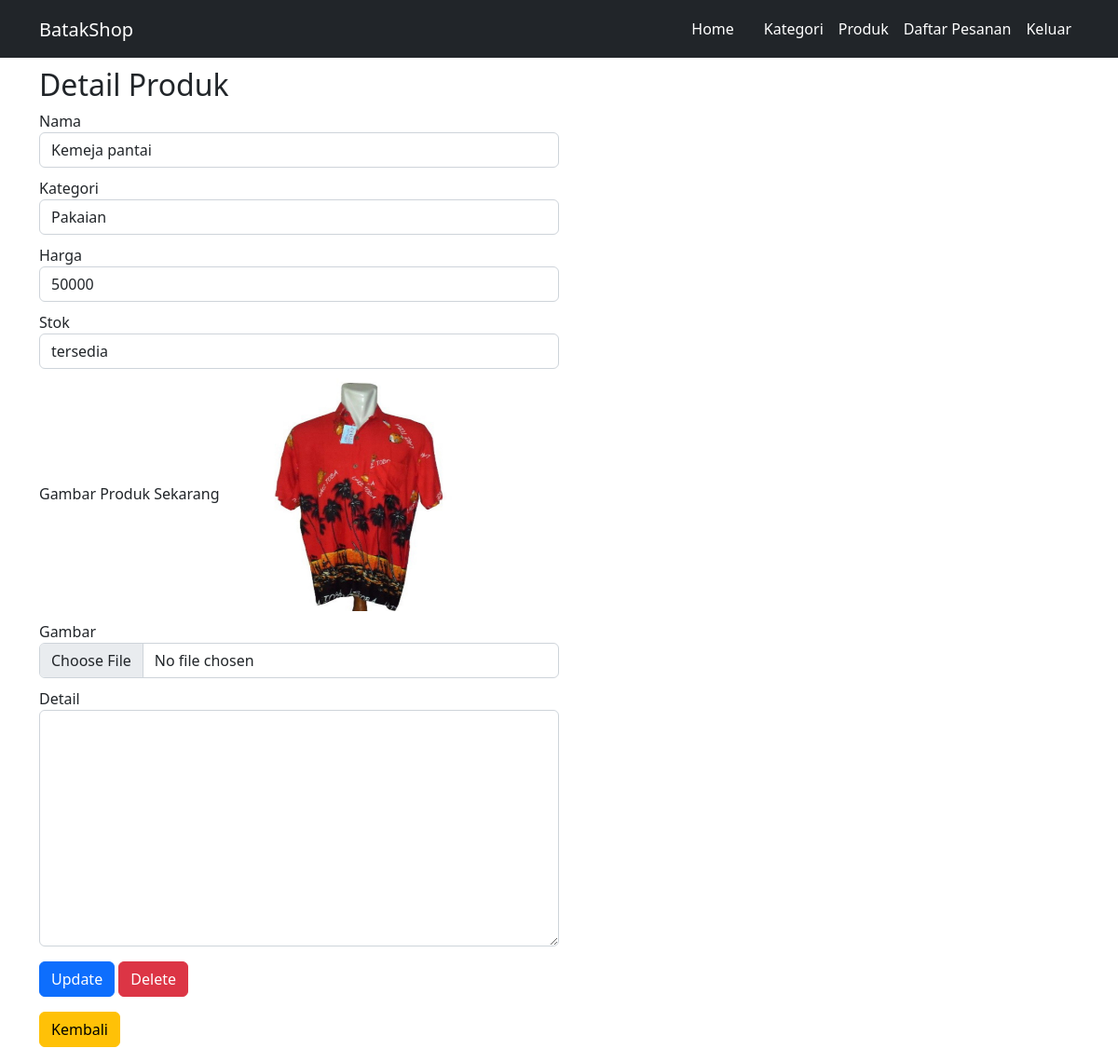
The page /admin/produk-detail.php?id=11 on the database its author committed.
### tables this page shows
CREATE TABLE `produk` (
  `id` int(11) NOT NULL AUTO_INCREMENT,
  `id_kategori` int(11) NOT NULL,
  `nama` varchar(50) NOT NULL,
  `harga` double NOT NULL,
  `gambar` varchar(50) NOT NULL,
  `detail` text DEFAULT NULL,
  `stok` enum('habis','tersedia') DEFAULT 'tersedia',
  PRIMARY KEY (`id`),
  KEY `nama` (`nama`),
  KEY `produk_kategori` (`id_kategori`),
  CONSTRAINT `produk_kategori` FOREIGN KEY (`id_kategori`) REFERENCES `kategori` (`id`)
);

CREATE TABLE `kategori` (
  `id` int(11) NOT NULL AUTO_INCREMENT,
  `nama` varchar(50) NOT NULL,
  PRIMARY KEY (`id`)
);

### admin/produk-detail.php (the view, shortened to what this page needs)
<?php
    require "../koneksi.php";
    $id =  $_GET['id'];
    $queryProdukDetail = mysqli_query($conn, "SELECT a.*, b.nama AS nama_kategori FROM produk a
                   JOIN kategori b ON a.id_kategori = b.id where a.id = '$id'");
    $produkDetail = mysqli_fetch_array($queryProdukDetail);
?>
<!DOCTYPE html>
<html lang="en">
<head>
    <link rel="stylesheet" type="text/css" href="../css/bootstrap.min.css">
</head>
<body>
    <?php require "navbar.php"; ?>
    <div class="container mt-4">
        <h2> Detail Produk </h2>
        <div class="col-12 col-md-6">
            <form action="" method="POST" enctype="multipart/form-data">
                <div>
                    <label for="Nama"> Nama </label>
                        <input type="text" id="nama" name="nama" placeholder="Nama produk" class="form-control"
                         value="<?php echo $produkDetail['nama']; ?> " autocomplete="off" required>
                </div>
                <div>
                    <label for="Kategori"> Kategori </label>
                    <select name="kategori" id="Kategori" class="form-control" required>
                        <option value="<?php echo $produkDetail['id_kategori']; ?>"> <?php echo $produkDetail['nama_kategori']; ?>
                        </option>
                    </select>
                </div>
                <div>
                    <label for="harga"> Harga </label>
                    <input type="number" class="form-control" value="<?php echo $produkDetail['harga']; ?>" placeholder="Harga produk" name="harga" required>
                </div>
                <div>
                    <label for="stok"> Stok </label>
                    <select name="stok" id="stok" class="form-control" required>
                        <option value="<?php echo $produkDetail['stok']; ?>">
                            <?php echo $produkDetail['stok']; ?>
                        </option>
                    </select>
                </div>
                <div>
                    <label for="gambarNya"> Gambar Produk Sekarang </label>
                    <img src="../image/<?php echo $produkDetail['gambar']; ?>"
                    alt="" width="300px" height="250px">
                </div>
                <div>
                    <label for="gambar"> Gambar </label>
                    <input type="file" name="gambar" id="gambar" class="form-control">
                </div>
                <div>
                    <label for="detail"> Detail </label>
                    <textarea name="detail" id="detail" cols="20" rows="10" class="form-control">
                        <?php echo $produkDetail['detail']; ?>
                    </textarea>
                </div>
                <div class="mt-3">
                    <button class="btn btn-primary" type="submit" name="update"> Update </button>
                    <button type="submit" class="btn btn-danger" name="delete" > Delete </button>
                </div>
                <div class="mt-3 mb-3">
                    <a class="btn btn-warning" href="produk.php"> Kembali </a>
                </div>
            </form>
        </div>
    </div>
</body>
</html>

### admin/produk-detail.php (style rules this page uses)
form div { margin-bottom: 10px; }

### rows shown on the page
produk: nama "Kemeja pantai", kategori "Pakaian", harga "50000", stok "tersedia", gambar (picture)
